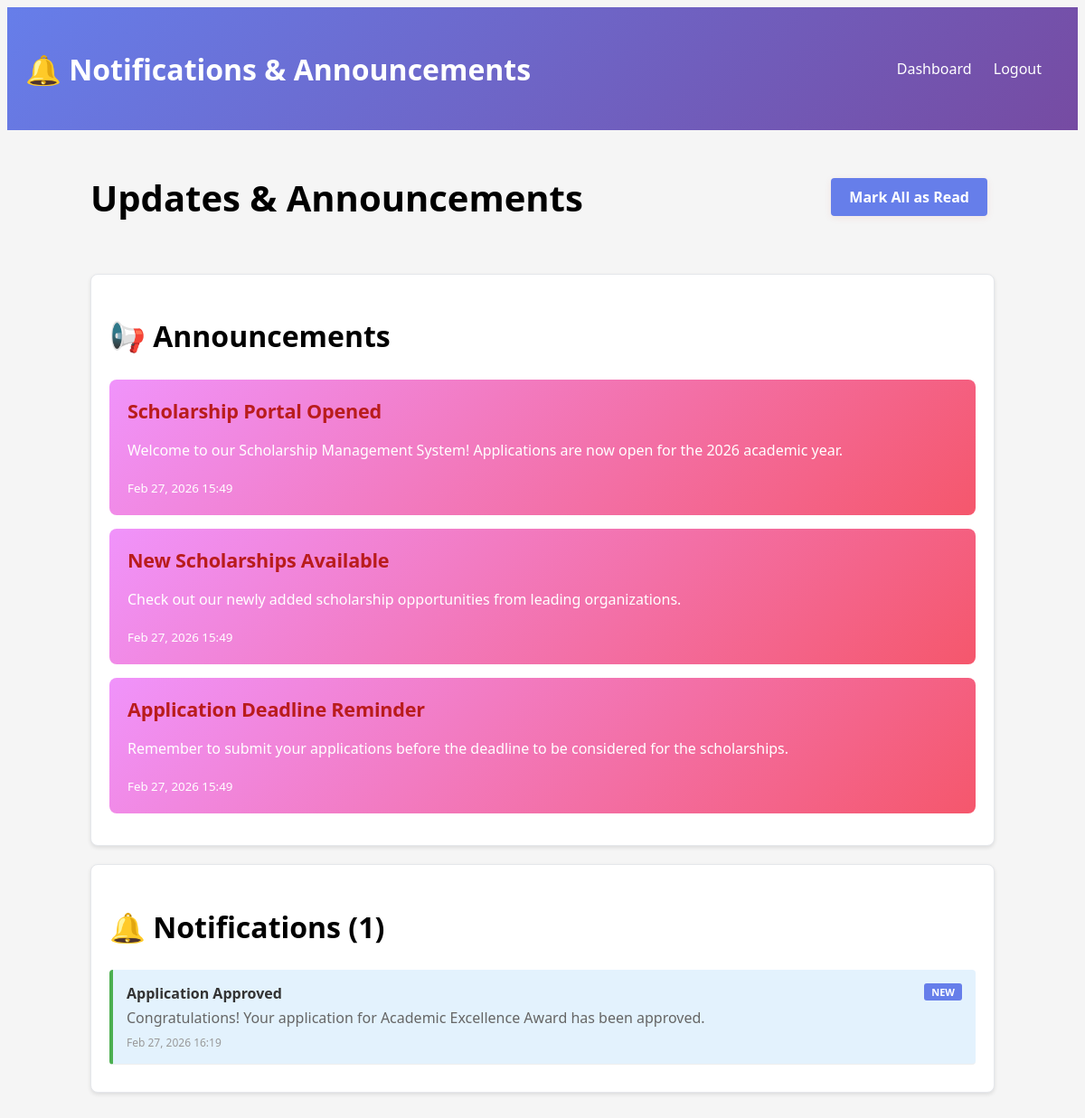
Screenshot of /member/notifications_new.php (signed in) with the database file from the repository.
### tables this page shows
CREATE TABLE `announcements` (
  `id` int(11) NOT NULL,
  `title` varchar(255) NOT NULL,
  `message` text NOT NULL,
  `type` enum('info','success','warning','urgent') DEFAULT 'info',
  `created_by` int(11) NOT NULL,
  `published` tinyint(1) DEFAULT 1,
  `published_at` datetime DEFAULT current_timestamp(),
  `expires_at` datetime DEFAULT NULL,
  `created_at` datetime DEFAULT current_timestamp(),
  `updated_at` datetime DEFAULT current_timestamp() ON UPDATE current_timestamp()
);

CREATE TABLE `notifications` (
  `id` int(11) NOT NULL,
  `user_id` int(11) NOT NULL,
  `title` varchar(255) NOT NULL,
  `message` text NOT NULL,
  `type` enum('info','success','warning','error','application','deadline') DEFAULT 'info',
  `related_application_id` int(11) DEFAULT NULL,
  `related_scholarship_id` int(11) DEFAULT NULL,
  `seen` tinyint(1) DEFAULT 0,
  `seen_at` datetime DEFAULT NULL,
  `created_at` datetime DEFAULT current_timestamp()
);

### helpers/SecurityHelper.php (called while the page is built, shortened)
<?php
function sanitizeString($string) {
    return htmlspecialchars(trim($string), ENT_QUOTES, 'UTF-8');
}

### member/notifications_new.php (the view, shortened to what this page needs)
<?php
require_once __DIR__ . '/../helpers/SecurityHelper.php';
$pdo = getPDO();
$user_id = $_SESSION['user_id'];
$stmt = $pdo->prepare("
    SELECT * FROM notifications
    WHERE user_id = :user_id
    ORDER BY created_at DESC
    LIMIT 100
");
$stmt->execute([':user_id' => $user_id]);
$notifications = $stmt->fetchAll(PDO::FETCH_ASSOC) ?: [];
$stmt = $pdo->query("
    SELECT * FROM announcements
    WHERE published = 1 AND (expires_at IS NULL OR expires_at > NOW())
    ORDER BY published_at DESC
");
$announcements = $stmt->fetchAll(PDO::FETCH_ASSOC) ?: [];
$unread_count = count(array_filter($notifications, fn($n) => !$n['seen']));
?>
<!DOCTYPE html>
<html lang="en">
<head>
    <link rel="stylesheet" href="../assets/style.css">
</head>
<body>
    <nav class="navbar">
        <h2>🔔 Notifications & Announcements</h2>
        <div>
            <a href="../member/dashboard_new.php">Dashboard</a>
            <a href="../auth/logout.php">Logout</a>
        </div>
    </nav>
    <div class="container">
        <div class="header">
            <h1>Updates & Announcements</h1>
            <?php if ($unread_count > 0): ?>
                <form method="POST">
                    <button type="submit" class="btn btn-primary">Mark All as Read</button>
                </form>
            <?php endif; ?>
        </div>
        <?php if (!empty($announcements)): ?>
            <div class="panel">
                <h2>📢 Announcements</h2>
                <?php foreach ($announcements as $annc): ?>
                    <div class="announcement">
                        <h3><?= sanitizeString($annc['title']) ?></h3>
                        <p><?= nl2br(sanitizeString($annc['message'])) ?></p>
                        <small><?= date('M d, Y H:i', strtotime($annc['published_at'])) ?></small>
                    </div>
                <?php endforeach; ?>
            </div>
        <?php endif; ?>
        <div class="panel">
            <h2>🔔 Notifications (<?= count($notifications) ?>)</h2>
            <?php if (!empty($notifications)): ?>
                <?php foreach ($notifications as $notif): ?>
                    <div class="notification-item <?= !$notif['seen'] ? 'unread' : '' ?> <?= $notif['type'] ?>">
                        <div class="notification-title">
                            <?= sanitizeString($notif['title']) ?>
                            <?php if (!$notif['seen']): ?>
                                <span style="background: #667eea; color: white; padding: 2px 8px; border-radius: 3px; font-size: 11px; float: right;">NEW</span>
                            <?php endif; ?>
                        </div>
                        <div class="notification-message">
                            <?= sanitizeString($notif['message']) ?>
                        </div>
                        <div class="notification-time">
                            <?= date('M d, Y H:i', strtotime($notif['created_at'])) ?>
                        </div>
                    </div>
                <?php endforeach; ?>
            <?php else: ?>
                <div class="empty-state">
                    <p>No notifications yet. Check back soon!</p>
                </div>
            <?php endif; ?>
        </div>
    </div>
</body>
</html>

### assets/style.css (style rules this page uses)
.panel { background: #fff; padding: 2rem; border-radius: 16px; border: 1px solid #e5e7eb; box-shadow: 0 6px 24px rgba(185,28,28,0.08); transition: box-shadow 0.2s, border-color 0.2s; }
.panel h3 { color: #b71c1c; font-size: 1.35rem; font-weight: 700; margin-bottom: 1rem; letter-spacing: -0.01em; }
.panel h3 { margin-top: 0; margin-bottom: 1rem; color: #b91c1c; font-size: 1.35rem; font-weight: 700; letter-spacing: -0.01em; }
.btn { display: inline-block; padding: 0.9rem 2rem; border-radius: 8px; border: none; background: var(--primary); color: #fff; font-weight: 600; font-size: 1rem; cursor: pointer; box-shadow: 0 2px 8px rgba(185,28,28,0.08); transition: background 0.2s, box-shadow 0.2s, transform 0.2s; font-family: inherit; margin: 0.5rem 0.5rem 0.5rem 0; }
h1 { font-size: 2.5rem; font-weight: 700; }
h2 { font-size: 2rem; font-weight: 600; }
h3 { font-size: 1.5rem; font-weight: 600; }
p { color: var(--text-secondary); line-height: 1.7; }
.navbar { display: flex; justify-content: space-between; align-items: center; padding: 1.5rem 3rem; background: var(--surface); border-bottom: 1px solid var(--border); position: sticky; top: 0; z-index: 100; backdrop-filter: blur(10px); background: rgba(255, 255, 255, 0.95); }

### member/notifications_new.php (style rules this page uses)
body { font-family: 'Segoe UI', sans-serif; background-color: #f5f5f5; }
.navbar { background: linear-gradient(135deg, #667eea 0%, #764ba2 100%); color: white; padding: 20px; display: flex; justify-content: space-between; }
.navbar a { color: white; text-decoration: none; margin-right: 20px; }
.container { max-width: 1000px; margin: 0 auto; padding: 20px; }
.header { display: flex; justify-content: space-between; align-items: center; margin-bottom: 30px; }
.panel { background: white; padding: 20px; border-radius: 8px; box-shadow: 0 2px 4px rgba(0,0,0,0.1); margin-bottom: 20px; }
.notification-item { padding: 15px; border-bottom: 1px solid #eee; border-left: 4px solid #667eea; margin-bottom: 10px; background: #f9f9f9; border-radius: 4px; }
.notification-item.unread { background: #e3f2fd; border-left-color: #2196F3; font-weight: 500; }
.notification-item.success { border-left-color: #4caf50; }
.notification-title { font-weight: bold; color: #333; margin-bottom: 5px; }
.notification-message { color: #666; margin-bottom: 8px; }
.notification-time { font-size: 12px; color: #999; }
.announcement { background: linear-gradient(135deg, #f093fb 0%, #f5576c 100%); color: white; padding: 20px; border-radius: 8px; margin-bottom: 15px; }
.announcement h3 { margin-top: 0; }
.btn { padding: 10px 20px; border: none; border-radius: 4px; cursor: pointer; text-decoration: none; display: inline-block; }
.btn-primary { background-color: #667eea; color: white; }

### rows the page displays
announcements: title "Scholarship Portal Opened", message "Welcome to our Scholarship Management System! Applications are now open for the 2026 academic year.", published_at "Feb 27, 2026 15:49"
announcements: title "New Scholarships Available", message "Check out our newly added scholarship opportunities from leading organizations.", published_at "Feb 27, 2026 15:49"
announcements: title "Application Deadline Reminder", message "Remember to submit your applications before the deadline to be considered for the scholarships.", published_at "Feb 27, 2026 15:49"
notifications: title "Application Approved", seen "NEW", message "Congratulations! Your application for Academic Excellence Award has been approved.", created_at "Feb 27, 2026 16:19"

### other values shown
count($notifications) "1"
